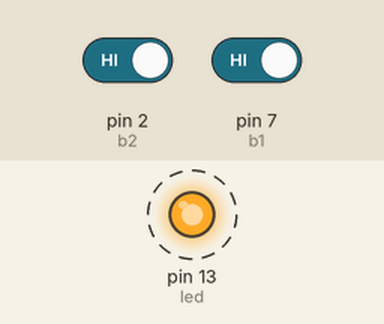
Recording of a sketch running on a simulated Arduino Uno, built with avr-gcc and run on an emulated ATmega328P. Parts: output pins drawn as LEDs (lit = HIGH). Dashed ring = blinking. The test bench sets the inputs (shaded band); at power-on: pin 2 (b2) HIGH, pin 7 (b1) HIGH.

Above: at 1.3 s.
1.7 s: pin 2 (b2) driven LOW
At 2.7 s:
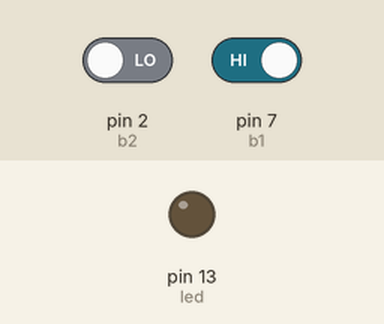
3.3 s: pin 2 (b2) driven HIGH
At 3.4 s:
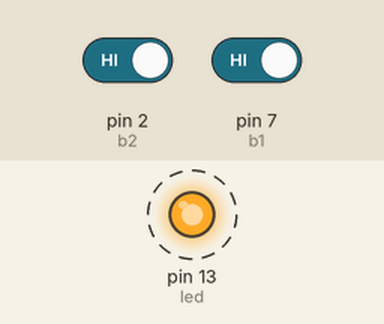
6.3 s: pin 7 (b1) driven LOW
At 7.3 s:
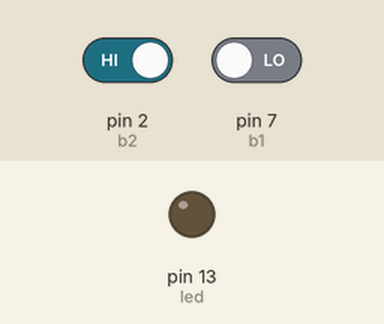
Timing chart, 0 to 9.3 s (numbered marks = the images above; inputs shaded):
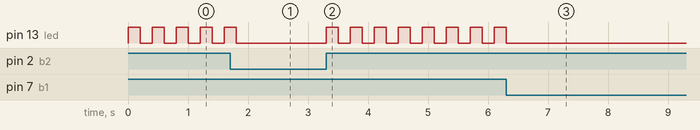

Measured:
- after the input at 1.7 s, pin 13 (led): goes on until 1.8 s, then stays LOW
- after the input at 3.3 s, pin 13 (led): alternates HIGH for 0.20 s and LOW for 0.20 s, starting at once
- after the input at 6.3 s, pin 13 (led): goes on until 6.3 s, then stays LOW
- by itself, pin 13 (led): alternates HIGH for 0.20 s and LOW for 0.20 s

The sketch:

exerc_cio02_2_bot_es_e_1_led_1.ino
```cpp
//////////////
// EDIVÂNIA //
//   UFPI   //
//   2022   //
//////////////

int led = 13, b1 = 7, b2 = 2;
int e1 = 0, e2 = 0;

void setup()
{
  pinMode(led, OUTPUT);
  pinMode(b1, INPUT);
  pinMode(b2, INPUT);
}

void loop()
{
  e1 = digitalRead(b1);
  e2 = digitalRead(b2);

  if (e1 == 0 && e2 == 0)
    digitalWrite(led, HIGH);

  if (e1 == 0 && e2 == 1 || e1 == 1 && e2 == 0)
    digitalWrite(led, LOW);

  if (e1 == 1 && e2 == 1)
  {
    digitalWrite(led, 1);
    delay(200);
    digitalWrite(led, 0);
    delay(200);
  }
}
```
